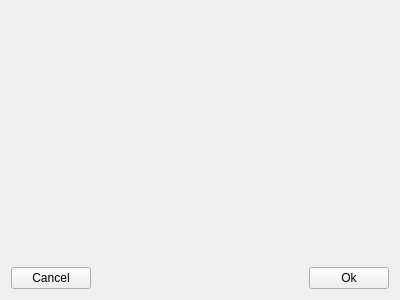
<?xml version="1.0" encoding="UTF-8"?>
<ui version="4.0">
 <class>engExporterWidget</class>
 <widget class="QWidget" name="engExporterWidget">
  <property name="geometry">
   <rect>
    <x>0</x>
    <y>0</y>
    <width>400</width>
    <height>300</height>
   </rect>
  </property>
  <property name="windowTitle">
   <string>Export ENG</string>
  </property>
  <layout class="QVBoxLayout" name="verticalLayout">
   <item>
    <widget class="CollectionEditor" name="widgetEngInfo" native="true">
     <property name="sizePolicy">
      <sizepolicy hsizetype="Preferred" vsizetype="Expanding">
       <horstretch>0</horstretch>
       <verstretch>0</verstretch>
      </sizepolicy>
     </property>
    </widget>
   </item>
   <item>
    <layout class="QHBoxLayout" name="horizontalLayoutButtons">
     <item>
      <widget class="QPushButton" name="pushButtonCancel">
       <property name="text">
        <string>Cancel</string>
       </property>
      </widget>
     </item>
     <item>
      <spacer name="horizontalSpacer">
       <property name="orientation">
        <enum>Qt::Horizontal</enum>
       </property>
       <property name="sizeHint" stdset="0">
        <size>
         <width>40</width>
         <height>20</height>
        </size>
       </property>
      </spacer>
     </item>
     <item>
      <widget class="QPushButton" name="pushButtonOk">
       <property name="text">
        <string>Ok</string>
       </property>
      </widget>
     </item>
    </layout>
   </item>
  </layout>
 </widget>
 <customwidgets>
  <customwidget>
   <class>CollectionEditor</class>
   <extends>QWidget</extends>
   <header location="global">pyFormGen.collectionEditor</header>
   <container>1</container>
  </customwidget>
 </customwidgets>
 <resources/>
 <connections/>
</ui>
